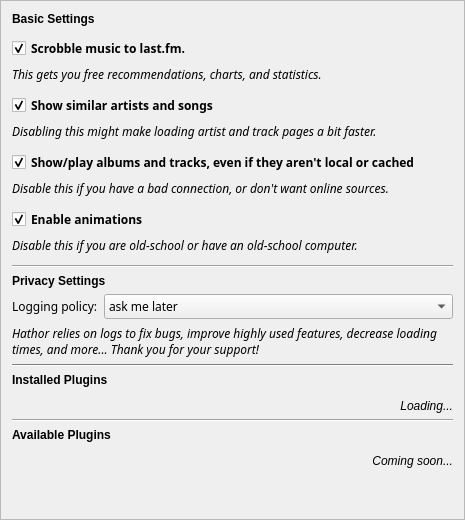
           <widget class="QFrame" name="Artist">
            <property name="minimumSize">
             <size>
              <width>465</width>
              <height>0</height>
             </size>
            </property>
            <property name="maximumSize">
             <size>
              <width>465</width>
              <height>16777215</height>
             </size>
            </property>
            <property name="frameShape">
             <enum>QFrame::StyledPanel</enum>
            </property>
            <property name="frameShadow">
             <enum>QFrame::Raised</enum>
            </property>
            <layout class="QVBoxLayout" name="verticalLayout_5">
             <item>
              <widget class="QLabel" name="label_9">
               <property name="sizePolicy">
                <sizepolicy hsizetype="Maximum" vsizetype="Maximum">
                 <horstretch>0</horstretch>
                 <verstretch>0</verstretch>
                </sizepolicy>
               </property>
               <property name="text">
                <string>&lt;html&gt;&lt;head/&gt;&lt;body&gt;&lt;p&gt;&lt;span style=&quot; font-weight:600;&quot;&gt;Basic Settings&lt;/span&gt;&lt;/p&gt;&lt;/body&gt;&lt;/html&gt;</string>
               </property>
              </widget>
             </item>
             <item>
              <spacer name="verticalSpacer_2">
               <property name="orientation">
                <enum>Qt::Vertical</enum>
               </property>
               <property name="sizeType">
                <enum>QSizePolicy::Fixed</enum>
               </property>
               <property name="sizeHint" stdset="0">
                <size>
                 <width>20</width>
                 <height>5</height>
                </size>
               </property>
              </spacer>
             </item>
             <item>
              <widget class="QCheckBox" name="checkBox">
               <property name="font">
                <font>
                 <family>Candara</family>
                 <weight>75</weight>
                 <bold>true</bold>
                </font>
               </property>
               <property name="text">
                <string>Scrobble music to last.fm.</string>
               </property>
               <property name="checked">
                <bool>true</bool>
               </property>
              </widget>
             </item>
             <item>
              <widget class="QLabel" name="label">
               <property name="font">
                <font>
                 <family>Candara</family>
                 <italic>true</italic>
                </font>
               </property>
               <property name="text">
                <string>This gets you free recommendations, charts, and statistics.</string>
               </property>
               <property name="alignment">
                <set>Qt::AlignLeading|Qt::AlignLeft|Qt::AlignVCenter</set>
               </property>
              </widget>
             </item>
             <item>
              <spacer name="verticalSpacer_3">
               <property name="orientation">
                <enum>Qt::Vertical</enum>
               </property>
               <property name="sizeType">
                <enum>QSizePolicy::Fixed</enum>
               </property>
               <property name="sizeHint" stdset="0">
                <size>
                 <width>20</width>
                 <height>5</height>
                </size>
               </property>
              </spacer>
             </item>
             <item>
              <widget class="QCheckBox" name="checkBox_2">
               <property name="font">
                <font>
                 <family>Candara</family>
                 <weight>75</weight>
                 <bold>true</bold>
                </font>
               </property>
               <property name="text">
                <string>Show similar artists and songs</string>
               </property>
               <property name="checked">
                <bool>true</bool>
               </property>
              </widget>
             </item>
             <item>
              <widget class="QLabel" name="label_3">
               <property name="font">
                <font>
                 <family>Candara</family>
                 <italic>true</italic>
                </font>
               </property>
               <property name="text">
                <string>Disabling this might make loading artist and track pages a bit faster.</string>
               </property>
               <property name="alignment">
                <set>Qt::AlignLeading|Qt::AlignLeft|Qt::AlignVCenter</set>
               </property>
              </widget>
             </item>
             <item>
              <spacer name="verticalSpacer_4">
               <property name="orientation">
                <enum>Qt::Vertical</enum>
               </property>
               <property name="sizeType">
                <enum>QSizePolicy::Fixed</enum>
               </property>
               <property name="sizeHint" stdset="0">
                <size>
                 <width>20</width>
                 <height>5</height>
                </size>
               </property>
              </spacer>
             </item>
             <item>
              <widget class="QCheckBox" name="checkBox_3">
               <property name="font">
                <font>
                 <family>Candara</family>
                 <weight>75</weight>
                 <bold>true</bold>
                </font>
               </property>
               <property name="text">
                <string>Show/play albums and tracks, even if they aren't local or cached</string>
               </property>
               <property name="checked">
                <bool>true</bool>
               </property>
              </widget>
             </item>
             <item>
              <widget class="QLabel" name="label_5">
               <property name="font">
                <font>
                 <family>Candara</family>
                 <italic>true</italic>
                </font>
               </property>
               <property name="text">
                <string>Disable this if you have a bad connection, or don't want online sources.</string>
               </property>
               <property name="alignment">
                <set>Qt::AlignLeading|Qt::AlignLeft|Qt::AlignVCenter</set>
               </property>
              </widget>
             </item>
             <item>
              <spacer name="verticalSpacer_6">
               <property name="orientation">
                <enum>Qt::Vertical</enum>
               </property>
               <property name="sizeType">
                <enum>QSizePolicy::Fixed</enum>
               </property>
               <property name="sizeHint" stdset="0">
                <size>
                 <width>20</width>
                 <height>5</height>
                </size>
               </property>
              </spacer>
             </item>
             <item>
              <widget class="QCheckBox" name="checkBox_4">
               <property name="font">
                <font>
                 <family>Candara</family>
                 <weight>75</weight>
                 <bold>true</bold>
                </font>
               </property>
               <property name="text">
                <string>Enable animations</string>
               </property>
               <property name="checked">
                <bool>true</bool>
               </property>
              </widget>
             </item>
             <item>
              <widget class="QLabel" name="label_7">
               <property name="font">
                <font>
                 <family>Candara</family>
                 <italic>true</italic>
                </font>
               </property>
               <property name="text">
                <string>Disable this if you are old-school or have an old-school computer.</string>
               </property>
              </widget>
             </item>
             <item>
              <spacer name="verticalSpacer_9">
               <property name="orientation">
                <enum>Qt::Vertical</enum>
               </property>
               <property name="sizeType">
                <enum>QSizePolicy::Fixed</enum>
               </property>
               <property name="sizeHint" stdset="0">
                <size>
                 <width>20</width>
                 <height>5</height>
                </size>
               </property>
              </spacer>
             </item>
             <item>
              <widget class="Line" name="line_2">
               <property name="orientation">
                <enum>Qt::Horizontal</enum>
               </property>
              </widget>
             </item>
             <item>
              <widget class="QLabel" name="label_12">
               <property name="text">
                <string>&lt;html&gt;&lt;head/&gt;&lt;body&gt;&lt;p&gt;&lt;span style=&quot; font-weight:600;&quot;&gt;Privacy Settings&lt;/span&gt;&lt;/p&gt;&lt;/body&gt;&lt;/html&gt;</string>
               </property>
              </widget>
             </item>
             <item>
              <layout class="QHBoxLayout" name="horizontalLayout_2">
               <item>
                <widget class="QLabel" name="label_13">
                 <property name="font">
                  <font>
                   <family>Candara</family>
                  </font>
                 </property>
                 <property name="text">
                  <string>Logging policy:</string>
                 </property>
                </widget>
               </item>
               <item>
                <widget class="QComboBox" name="comboBox">
                 <property name="sizePolicy">
                  <sizepolicy hsizetype="Expanding" vsizetype="Fixed">
                   <horstretch>0</horstretch>
                   <verstretch>0</verstretch>
                  </sizepolicy>
                 </property>
                 <property name="font">
                  <font>
                   <family>Candara</family>
                  </font>
                 </property>
                 <item>
                  <property name="text">
                   <string>ask me later</string>
                  </property>
                 </item>
                 <item>
                  <property name="text">
                   <string>send all useful information</string>
                  </property>
                 </item>
                 <item>
                  <property name="text">
                   <string>send critical information</string>
                  </property>
                 </item>
                 <item>
                  <property name="text">
                   <string>don't send anything</string>
                  </property>
                 </item>
                </widget>
               </item>
              </layout>
             </item>
             <item>
              <widget class="QLabel" name="label_14">
               <property name="font">
                <font>
                 <family>Candara</family>
                 <italic>true</italic>
                </font>
               </property>
               <property name="text">
                <string>Hathor relies on logs to fix bugs, improve highly used features, decrease loading times, and more... Thank you for your support!</string>
               </property>
               <property name="wordWrap">
                <bool>true</bool>
               </property>
              </widget>
             </item>
             <item>
              <widget class="Line" name="line_4">
               <property name="palette">
                <palette>
                 <active>
                  <colorrole role="WindowText">
                   <brush brushstyle="SolidPattern">
                    <color alpha="255">
                     <red>0</red>
                     <green>0</green>
                     <blue>0</blue>
                    </color>
                   </brush>
                  </colorrole>
                  <colorrole role="Button">
                   <brush brushstyle="SolidPattern">
                    <color alpha="255">
                     <red>255</red>
                     <green>255</green>
                     <blue>255</blue>
                    </color>
                   </brush>
                  </colorrole>
                  <colorrole role="Light">
                   <brush brushstyle="SolidPattern">
                    <color alpha="255">
                     <red>255</red>
                     <green>255</green>
                     <blue>255</blue>
                    </color>
                   </brush>
                  </colorrole>
                  <colorrole role="Midlight">
                   <brush brushstyle="SolidPattern">
                    <color alpha="255">
                     <red>255</red>
                     <green>255</green>
                     <blue>255</blue>
                    </color>
                   </brush>
                  </colorrole>
                  <colorrole role="Dark">
                   <brush brushstyle="SolidPattern">
                    <color alpha="255">
                     <red>127</red>
                     <green>127</green>
                     <blue>127</blue>
                    </color>
                   </brush>
                  </colorrole>
                  <colorrole role="Mid">
                   <brush brushstyle="SolidPattern">
                    <color alpha="255">
                     <red>170</red>
                     <green>170</green>
                     <blue>170</blue>
                    </color>
                   </brush>
                  </colorrole>
                  <colorrole role="Text">
                   <brush brushstyle="SolidPattern">
                    <color alpha="255">
                     <red>0</red>
                     <green>0</green>
                     <blue>0</blue>
                    </color>
                   </brush>
                  </colorrole>
                  <colorrole role="BrightText">
                   <brush brushstyle="SolidPattern">
                    <color alpha="255">
                     <red>255</red>
                     <green>255</green>
                     <blue>255</blue>
                    </color>
                   </brush>
                  </colorrole>
                  <colorrole role="ButtonText">
                   <brush brushstyle="SolidPattern">
                    <color alpha="255">
                     <red>0</red>
                     <green>0</green>
                     <blue>0</blue>
                    </color>
                   </brush>
                  </colorrole>
                  <colorrole role="Base">
                   <brush brushstyle="SolidPattern">
                    <color alpha="255">
                     <red>255</red>
                     <green>255</green>
                     <blue>255</blue>
                    </color>
                   </brush>
                  </colorrole>
                  <colorrole role="Window">
                   <brush brushstyle="SolidPattern">
                    <color alpha="255">
                     <red>255</red>
                     <green>255</green>
                     <blue>255</blue>
                    </color>
                   </brush>
                  </colorrole>
                  <colorrole role="Shadow">
                   <brush brushstyle="SolidPattern">
                    <color alpha="255">
                     <red>0</red>
                     <green>0</green>
                     <blue>0</blue>
                    </color>
                   </brush>
                  </colorrole>
                  <colorrole role="AlternateBase">
                   <brush brushstyle="SolidPattern">
                    <color alpha="255">
                     <red>255</red>
                     <green>255</green>
                     <blue>255</blue>
                    </color>
                   </brush>
                  </colorrole>
                  <colorrole role="ToolTipBase">
                   <brush brushstyle="SolidPattern">
                    <color alpha="255">
                     <red>255</red>
                     <green>255</green>
                     <blue>220</blue>
                    </color>
                   </brush>
                  </colorrole>
                  <colorrole role="ToolTipText">
                   <brush brushstyle="SolidPattern">
                    <color alpha="255">
                     <red>0</red>
                     <green>0</green>
                     <blue>0</blue>
                    </color>
                   </brush>
                  </colorrole>
                 </active>
                 <inactive>
                  <colorrole role="WindowText">
                   <brush brushstyle="SolidPattern">
                    <color alpha="255">
                     <red>0</red>
                     <green>0</green>
                     <blue>0</blue>
                    </color>
                   </brush>
                  </colorrole>
                  <colorrole role="Button">
                   <brush brushstyle="SolidPattern">
                    <color alpha="255">
                     <red>255</red>
                     <green>255</green>
                     <blue>255</blue>
                    </color>
                   </brush>
                  </colorrole>
                  <colorrole role="Light">
                   <brush brushstyle="SolidPattern">
                    <color alpha="255">
                     <red>255</red>
                     <green>255</green>
                     <blue>255</blue>
                    </color>
                   </brush>
                  </colorrole>
                  <colorrole role="Midlight">
                   <brush brushstyle="SolidPattern">
                    <color alpha="255">
                     <red>255</red>
                     <green>255</green>
                     <blue>255</blue>
                    </color>
                   </brush>
                  </colorrole>
                  <colorrole role="Dark">
                   <brush brushstyle="SolidPattern">
                    <color alpha="255">
                     <red>127</red>
                     <green>127</green>
                     <blue>127</blue>
                    </color>
                   </brush>
                  </colorrole>
                  <colorrole role="Mid">
                   <brush brushstyle="SolidPattern">
                    <color alpha="255">
                     <red>170</red>
                     <green>170</green>
                     <blue>170</blue>
                    </color>
                   </brush>
                  </colorrole>
                  <colorrole role="Text">
                   <brush brushstyle="SolidPattern">
                    <color alpha="255">
                     <red>0</red>
                     <green>0</green>
                     <blue>0</blue>
                    </color>
                   </brush>
                  </colorrole>
                  <colorrole role="BrightText">
                   <brush brushstyle="SolidPattern">
                    <color alpha="255">
                     <red>255</red>
                     <green>255</green>
                     <blue>255</blue>
                    </color>
                   </brush>
                  </colorrole>
                  <colorrole role="ButtonText">
                   <brush brushstyle="SolidPattern">
                    <color alpha="255">
                     <red>0</red>
                     <green>0</green>
                     <blue>0</blue>
                    </color>
                   </brush>
                  </colorrole>
                  <colorrole role="Base">
                   <brush brushstyle="SolidPattern">
                    <color alpha="255">
                     <red>255</red>
                     <green>255</green>
                     <blue>255</blue>
                    </color>
                   </brush>
                  </colorrole>
                  <colorrole role="Window">
                   <brush brushstyle="SolidPattern">
                    <color alpha="255">
                     <red>255</red>
                     <green>255</green>
                     <blue>255</blue>
                    </color>
                   </brush>
                  </colorrole>
                  <colorrole role="Shadow">
                   <brush brushstyle="SolidPattern">
                    <color alpha="255">
                     <red>0</red>
                     <green>0</green>
                     <blue>0</blue>
                    </color>
                   </brush>
                  </colorrole>
                  <colorrole role="AlternateBase">
                   <brush brushstyle="SolidPattern">
                    <color alpha="255">
                     <red>255</red>
                     <green>255</green>
                     <blue>255</blue>
                    </color>
                   </brush>
                  </colorrole>
                  <colorrole role="ToolTipBase">
                   <brush brushstyle="SolidPattern">
                    <color alpha="255">
                     <red>255</red>
                     <green>255</green>
                     <blue>220</blue>
                    </color>
                   </brush>
                  </colorrole>
                  <colorrole role="ToolTipText">
                   <brush brushstyle="SolidPattern">
                    <color alpha="255">
                     <red>0</red>
                     <green>0</green>
                     <blue>0</blue>
                    </color>
                   </brush>
                  </colorrole>
                 </inactive>
                 <disabled>
                  <colorrole role="WindowText">
                   <brush brushstyle="SolidPattern">
                    <color alpha="255">
                     <red>127</red>
                     <green>127</green>
                     <blue>127</blue>
                    </color>
                   </brush>
                  </colorrole>
                  <colorrole role="Button">
                   <brush brushstyle="SolidPattern">
                    <color alpha="255">
                     <red>255</red>
                     <green>255</green>
                     <blue>255</blue>
                    </color>
                   </brush>
                  </colorrole>
                  <colorrole role="Light">
                   <brush brushstyle="SolidPattern">
                    <color alpha="255">
                     <red>255</red>
                     <green>255</green>
                     <blue>255</blue>
                    </color>
                   </brush>
                  </colorrole>
                  <colorrole role="Midlight">
                   <brush brushstyle="SolidPattern">
                    <color alpha="255">
                     <red>255</red>
                     <green>255</green>
                     <blue>255</blue>
                    </color>
                   </brush>
                  </colorrole>
                  <colorrole role="Dark">
                   <brush brushstyle="SolidPattern">
                    <color alpha="255">
                     <red>127</red>
                     <green>127</green>
                     <blue>127</blue>
                    </color>
                   </brush>
                  </colorrole>
                  <colorrole role="Mid">
                   <brush brushstyle="SolidPattern">
                    <color alpha="255">
                     <red>170</red>
                     <green>170</green>
                     <blue>170</blue>
                    </color>
                   </brush>
                  </colorrole>
                  <colorrole role="Text">
                   <brush brushstyle="SolidPattern">
                    <color alpha="255">
                     <red>127</red>
                     <green>127</green>
                     <blue>127</blue>
                    </color>
                   </brush>
                  </colorrole>
                  <colorrole role="BrightText">
                   <brush brushstyle="SolidPattern">
                    <color alpha="255">
                     <red>255</red>
                     <green>255</green>
                     <blue>255</blue>
                    </color>
                   </brush>
                  </colorrole>
                  <colorrole role="ButtonText">
                   <brush brushstyle="SolidPattern">
                    <color alpha="255">
                     <red>127</red>
                     <green>127</green>
                     <blue>127</blue>
                    </color>
                   </brush>
                  </colorrole>
                  <colorrole role="Base">
                   <brush brushstyle="SolidPattern">
                    <color alpha="255">
                     <red>255</red>
                     <green>255</green>
                     <blue>255</blue>
                    </color>
                   </brush>
                  </colorrole>
                  <colorrole role="Window">
                   <brush brushstyle="SolidPattern">
                    <color alpha="255">
                     <red>255</red>
                     <green>255</green>
                     <blue>255</blue>
                    </color>
                   </brush>
                  </colorrole>
                  <colorrole role="Shadow">
                   <brush brushstyle="SolidPattern">
                    <color alpha="255">
                     <red>0</red>
                     <green>0</green>
                     <blue>0</blue>
                    </color>
                   </brush>
                  </colorrole>
                  <colorrole role="AlternateBase">
                   <brush brushstyle="SolidPattern">
                    <color alpha="255">
                     <red>255</red>
                     <green>255</green>
                     <blue>255</blue>
                    </color>
                   </brush>
                  </colorrole>
                  <colorrole role="ToolTipBase">
                   <brush brushstyle="SolidPattern">
                    <color alpha="255">
                     <red>255</red>
                     <green>255</green>
                     <blue>220</blue>
                    </color>
                   </brush>
                  </colorrole>
                  <colorrole role="ToolTipText">
                   <brush brushstyle="SolidPattern">
                    <color alpha="255">
                     <red>0</red>
                     <green>0</green>
                     <blue>0</blue>
                    </color>
                   </brush>
                  </colorrole>
                 </disabled>
                </palette>
               </property>
               <property name="orientation">
                <enum>Qt::Horizontal</enum>
               </property>
              </widget>
             </item>
             <item>
              <widget class="QLabel" name="label_6">
               <property name="sizePolicy">
                <sizepolicy hsizetype="Preferred" vsizetype="Maximum">
                 <horstretch>0</horstretch>
                 <verstretch>0</verstretch>
                </sizepolicy>
               </property>
               <property name="text">
                <string>&lt;html&gt;&lt;head/&gt;&lt;body&gt;&lt;p&gt;&lt;span style=&quot; font-weight:600;&quot;&gt;Installed Plugins&lt;/span&gt;&lt;/p&gt;&lt;/body&gt;&lt;/html&gt;</string>
               </property>
              </widget>
             </item>
             <item>
              <widget class="QWidget" name="widget_plugins" native="true">
               <property name="sizePolicy">
                <sizepolicy hsizetype="Preferred" vsizetype="Maximum">
                 <horstretch>0</horstretch>
                 <verstretch>0</verstretch>
                </sizepolicy>
               </property>
              </widget>
             </item>
             <item>
              <widget class="QLabel" name="label_moreAlbums">
               <property name="text">
                <string>&lt;p align=&quot;right&quot;&gt;&lt;I&gt;Loading...</string>
               </property>
              </widget>
             </item>
             <item>
              <widget class="Line" name="line_5">
               <property name="orientation">
                <enum>Qt::Horizontal</enum>
               </property>
              </widget>
             </item>
             <item>
              <widget class="QLabel" name="label_4">
               <property name="text">
                <string>&lt;html&gt;&lt;head/&gt;&lt;body&gt;&lt;p&gt;&lt;span style=&quot; font-weight:600;&quot;&gt;Available Plugins&lt;/span&gt;&lt;/p&gt;&lt;/body&gt;&lt;/html&gt;</string>
               </property>
              </widget>
             </item>
             <item>
              <widget class="QWidget" name="widget_availplugins" native="true">
               <property name="sizePolicy">
                <sizepolicy hsizetype="Preferred" vsizetype="Maximum">
                 <horstretch>0</horstretch>
                 <verstretch>0</verstretch>
                </sizepolicy>
               </property>
              </widget>
             </item>
             <item>
              <widget class="QLabel" name="label_moreTags">
               <property name="text">
                <string>&lt;html&gt;&lt;head/&gt;&lt;body&gt;&lt;p align=&quot;right&quot;&gt;&lt;span style=&quot; font-style:italic;&quot;&gt;Coming soon...&lt;/span&gt;&lt;/p&gt;&lt;/body&gt;&lt;/html&gt;</string>
               </property>
              </widget>
             </item>
             <item>
              <spacer name="verticalSpacer_5">
               <property name="orientation">
                <enum>Qt::Vertical</enum>
               </property>
               <property name="sizeHint" stdset="0">
                <size>
                 <width>20</width>
                 <height>40</height>
                </size>
               </property>
              </spacer>
             </item>
            </layout>
           </widget>
